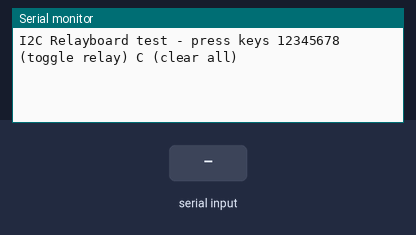
Bench run of a sketch on a simulated Arduino Leonardo, built with avr-gcc and run on an emulated ATmega32U4. Parts: the last lines printed to the serial monitor. The test bench sets the inputs (shaded band).

Above: at 1.2 s.
1.3 s: "c" received over Serial
At 1.8 s:
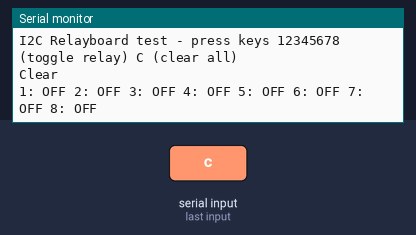
2.8 s: "1" received over Serial
At 4.0 s:
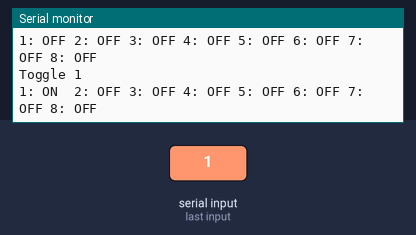
4.3 s: "2" received over Serial
At 5.3 s:
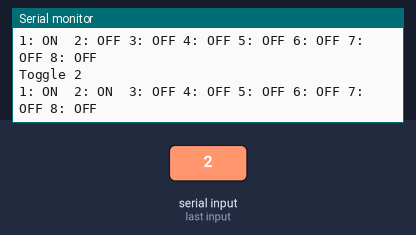
5.8 s: "1" received over Serial
At 6.4 s:
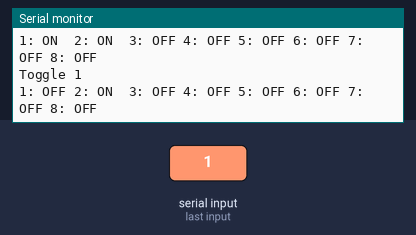

Measured:
- after the input at 1.3 s, the serial monitor: prints a new line at once (image 1)
- after the input at 2.8 s, the serial monitor: prints a new line at once (image 2)
- after the input at 4.3 s, the serial monitor: prints a new line at once (image 3)
- after the input at 5.8 s, the serial monitor: prints a new line at once (image 4)

The sketch:

relayboard_i2c.ino
```cpp
#include <Wire.h>
#include "Adafruit_MCP23008.h"

// I2C Relayboard test
// connect VDD to power 5V
// connect GND to power GND
// connect SDA to analog 4 (I2C DATA)
// connect SCL to analog 5 (I2C CLOCK)

Adafruit_MCP23008 mcp;

void setup()
{
  mcp.begin(0); // address = 0 (valid: 0-7)
  mcp.writeGPIO(0); // set OLAT to 0
  mcp.pinMode(0, OUTPUT); // set IODIR to 0
  mcp.pinMode(1, OUTPUT);
  mcp.pinMode(2, OUTPUT);
  mcp.pinMode(3, OUTPUT);
  mcp.pinMode(4, OUTPUT);
  mcp.pinMode(5, OUTPUT);
  mcp.pinMode(6, OUTPUT);
  mcp.pinMode(7, OUTPUT);

  // start serial port at 9600 bps and wait for port to open:
  Serial.begin(9600);
  while (!Serial); // wait for serial port to connect. Needed for Leonardo only
  Serial.println("I2C Relayboard test - press keys 12345678 (toggle relay) C (clear all)");
}

void loop()
{
  char input;
  int i;
  static uint8_t olat;

  if (Serial.available() > 0)
  {
    input = Serial.read();
    if ((input > '0') && (input < '9'))
    {
      Serial.print("Toggle ");
      Serial.println(input);
      olat ^= 1 << ((input - 1) & 15);
      mcp.writeGPIO(olat);
    }
    if (input == 'c')
    {
      Serial.println("Clear");
      olat = 0;
      mcp.writeGPIO(olat);
    }
    for (i = 0; i < 8; i++)
    {
      Serial.print(i+1);
      Serial.print((olat & (1 << i) ? ": ON  " : ": OFF "));
    }
    Serial.println();
  }
}
```
